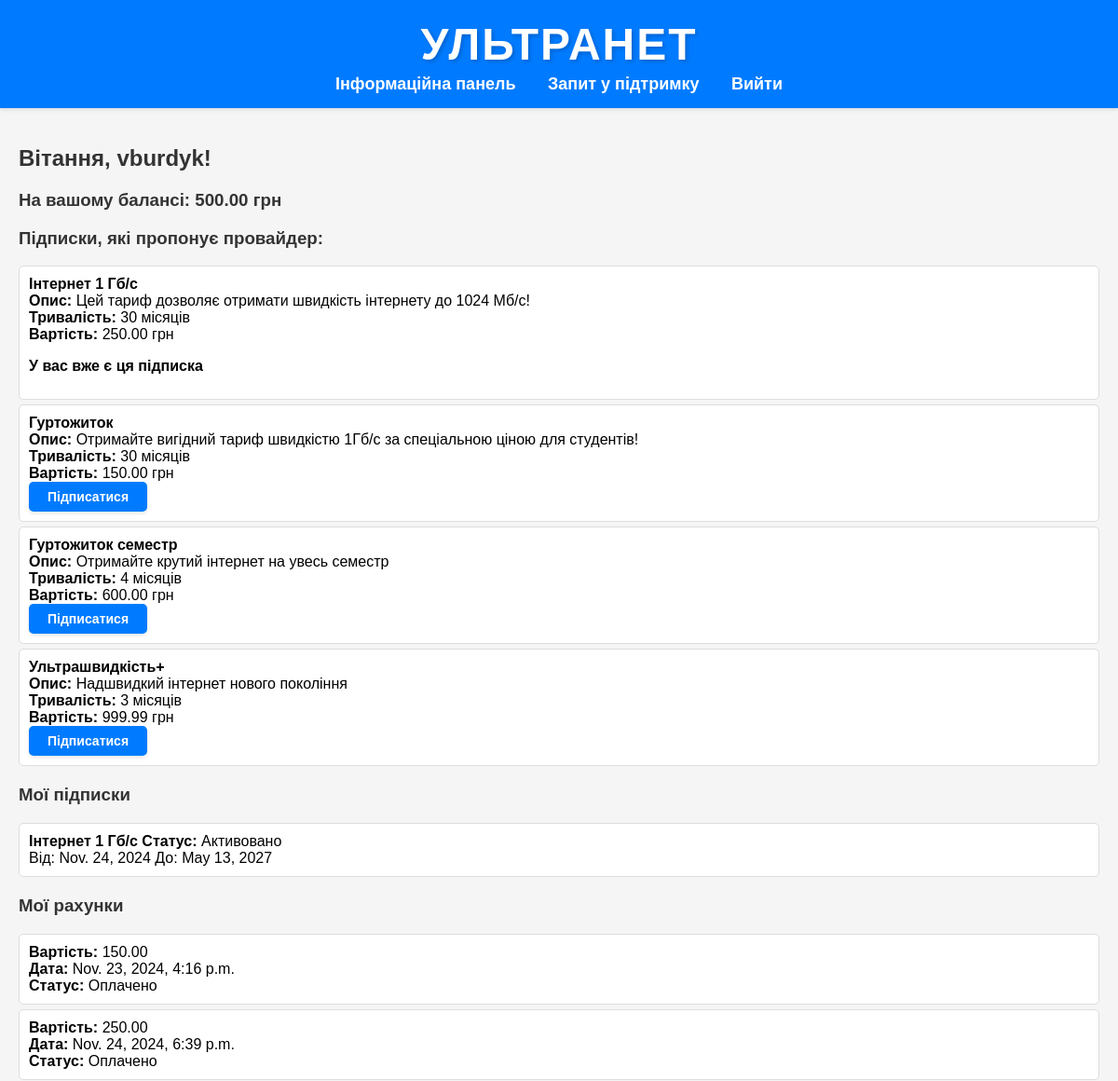
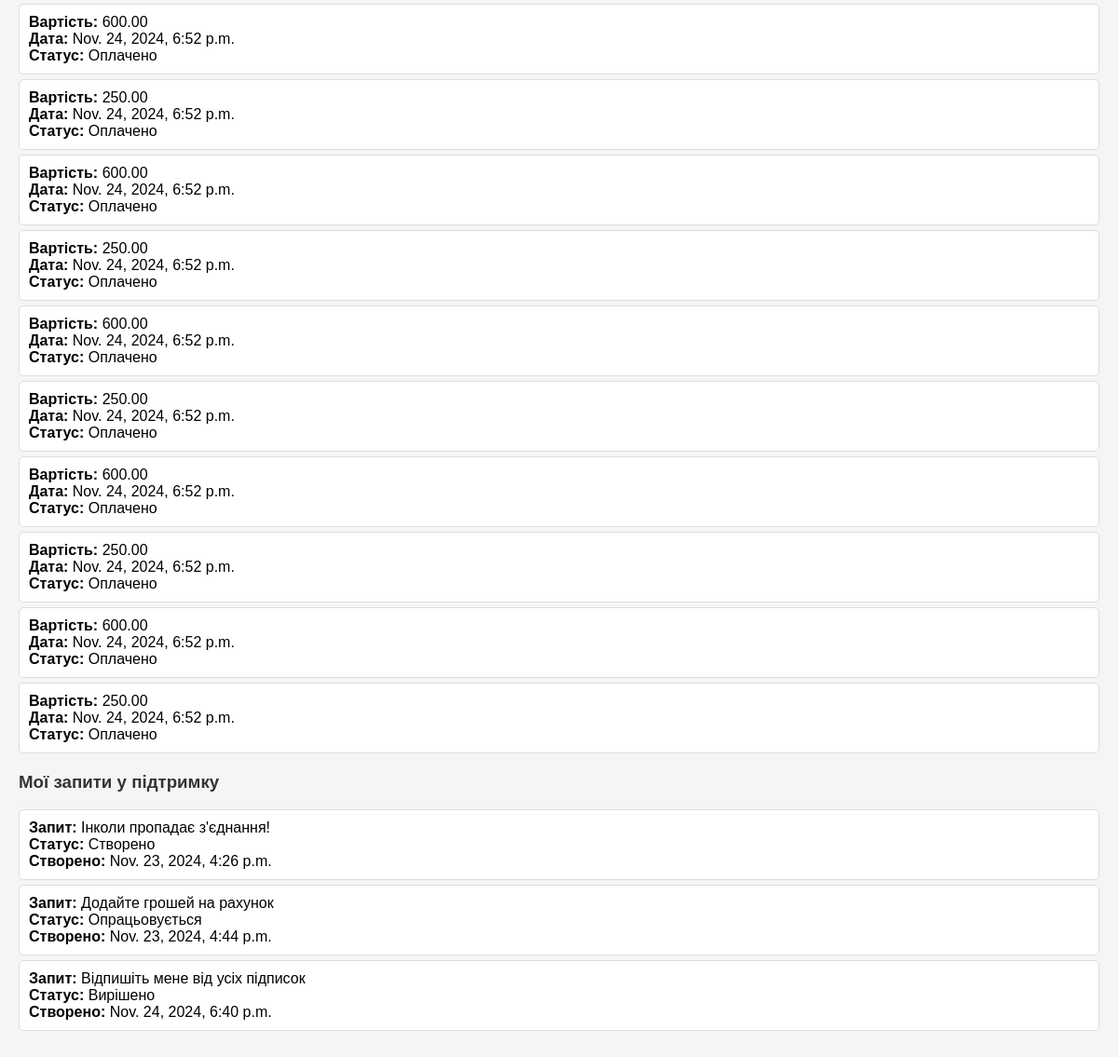
The page /provider/ (signed in) on the database its author committed (2 pictures, top to bottom).
### provider/models.py (models this page shows, shortened)
class UserBalance(models.Model):
    user = models.OneToOneField(User, on_delete=models.CASCADE)
    balance = models.DecimalField(max_digits=10, decimal_places=2, default=0.0)

class SubscriptionPlan(models.Model):
    name = models.CharField(max_length=100)
    description = models.TextField(blank=True)  # дозволяємо пустий опис
    price = models.DecimalField(max_digits=10, decimal_places=2)
    duration_months = models.IntegerField()
    date_created = models.DateTimeField(default=timezone.now)
    class Meta:
        db_table = 'subscription_plans'

class Subscription(models.Model):
    user = models.ForeignKey(
        User,
        on_delete=models.CASCADE,
        related_name="subscriptions",
        null=True,  # дозволяємо null для існуючих записів
        blank=True
    )
    plan = models.ForeignKey(
        SubscriptionPlan,
        on_delete=models.CASCADE,
        related_name="subscriptions",
        null=True,  # дозволяємо null для існуючих записів
        blank=True
    )
    start_date = models.DateField(default=timezone.now)
    end_date = models.DateField(null=True, blank=True)  # дозволяємо null
    status = models.CharField(
        max_length=20,
        choices=[
            ('Active', 'Active'),
            ('Inactive', 'Inactive'),
            ('Cancelled', 'Cancelled')
        ],
        default='Active'
    )
    date_created = models.DateTimeField(default=timezone.now)
    class Meta:
        db_table = 'subscriptions'

class Invoice(models.Model):
    user = models.ForeignKey(
        User,
        on_delete=models.CASCADE,
        related_name="invoices",
        null=True,  # дозволяємо null для існуючих записів
        blank=True
    )
    subscription = models.ForeignKey(
        Subscription,
        on_delete=models.CASCADE,
        related_name="invoices",
        null=True,  # дозволяємо null для існуючих записів
        blank=True
    )
    amount = models.DecimalField(
        max_digits=10,
        decimal_places=2,
        default=0.00  # значення за замовчуванням
    )
    due_date = models.DateField(default=timezone.now)
    paid = models.BooleanField(default=False)
    date_created = models.DateTimeField(default=timezone.now)
    class Meta:
        db_table = 'invoices'

class SupportTicket(models.Model):
    STATUS_CHOICES = [
        ('Open', 'Open'),
        ('In Progress', 'In Progress'),
        ('Resolved', 'Resolved')
    ]
    user = models.ForeignKey(
        User,
        on_delete=models.CASCADE,
        related_name="support_tickets",
        null=True,  # дозволяємо null для існуючих записів
        blank=True
    )
    issue = models.TextField(blank=True)  # дозволяємо пустий текст
    status = models.CharField(
        max_length=20,
        default='Open',
        choices=STATUS_CHOICES
    )
    date_created = models.DateTimeField(default=timezone.now)
    date_updated = models.DateTimeField(auto_now=True)
    class Meta:
        db_table = 'support_tickets'

### provider/views.py (the view)
# urls.py: path('', views.dashboard, name='dashboard'),
@login_required(login_url='login')
def dashboard(request):
    subscriptions = Subscription.objects.filter(user=request.user)
    subscription_plans = SubscriptionPlan.objects.all()
    invoices = Invoice.objects.filter(user=request.user)
    tickets = SupportTicket.objects.filter(user=request.user)
    try:
        user_balance = UserBalance.objects.get(user=request.user)
    except UserBalance.DoesNotExist:
        user_balance = None
    active_subscription_plan_id = None
    active_subscription = subscriptions.filter(status='Active').first()
    if active_subscription:
        active_subscription_plan_id = active_subscription.plan.id
    return render(request, 'dashboard.html', {
        'subscriptions': subscriptions,
        'subscriptions_plans': subscription_plans,
        'invoices': invoices,
        'tickets': tickets,
        'user_balance': user_balance,
        'active_subscription_plan_id': active_subscription_plan_id,
    })

### templates/dashboard.html (shortened to what this page needs)
{% extends 'base.html' %}
{% block content %}
    <section>
        <h2>Вітання, {{ request.user.username }}!</h2>
        <div>
            <h3>На вашому балансі: {{ user_balance.balance }} грн</h3>
        </div>
        <div class="section">
            <h3>Підписки, які пропонує провайдер:</h3>
            <ul class="list">
                {% for subscription_plan in subscriptions_plans %}
                    <li class="subscription-item">
                        <strong>{{ subscription_plan.name }}</strong><br>
                        <strong>Опис:</strong> {{ subscription_plan.description }}<br>
                        <strong>Тривалість:</strong> {{ subscription_plan.duration_months }} місяців<br>
                        <strong>Вартість:</strong> {{ subscription_plan.price }} грн<br>
                        {% if subscription_plan.id == active_subscription_plan_id %}
                            <p><strong>У вас вже є ця підписка</strong></p>
                        {% elif user.is_staff %}
                        {% else %}
                            <form action="{% url 'subscribe' plan_id=subscription_plan.id %}" method="post">
                                <button type="submit" class="btn-subscribe">Підписатися</button>
                            </form>
                        {% endif %}
                    </li>
                {% empty %}
                    <li>Підписки не знайдено.</li>
                {% endfor %}
            </ul>
        </div>
        <div class="section">
            <h3>Мої підписки</h3>
            <ul class="list">
                {% for subscription in subscriptions %}
                    <li>
                        <strong>{{ subscription.plan.name }}</strong>
                        <strong>Статус:</strong>
                        {% if subscription.status == 'Active' %}
                            Активовано
                        {% elif subscription.status == 'Inactive' %}
                            Неактивовано
                        {% elif subscription.status == 'Cancelled' %}
                            Скасовано
                        {% else %}
                            Невідомий статус
                        {% endif %}
                        <br>
                        Від: {{ subscription.start_date }} До: {{ subscription.end_date }}
                    </li>
                {% empty %}
                    <li>Підписки не знайдено.</li>
                {% endfor %}
            </ul>
        </div>
        <div class="section">
            <h3>Мої рахунки</h3>
            <ul class="list">
                {% for invoice in invoices %}
                    <li>
                        <strong>Вартість:</strong> {{ invoice.amount }}<br>
                        <strong>Дата:</strong> {{ invoice.date_created }}<br>
                        <strong>Статус:</strong> {{ invoice.paid|yesno:"Оплачено,Неоплачено" }}
                    </li>
                {% empty %}
                    <li>Рахунків не знайдено.</li>
                {% endfor %}
            </ul>
        </div>
        <div class="section">
            <h3>Мої запити у підтримку</h3>
            <ul class="list">
                {% for ticket in tickets %}
                    <li>
                        <strong>Запит:</strong> {{ ticket.issue }}<br>
                        <strong>Статус:</strong>
                        {% if ticket.status == 'Open' %}
                            Створено
                        {% elif ticket.status == 'In Progress' %}
                            Опрацьовується
                        {% elif ticket.status == 'Resolved' %}
                            Вирішено
                        {% else %}
                            Невідомий статус
                        {% endif %}
                        <br><strong>Створено:</strong> {{ ticket.date_created }}
                    </li>
                {% empty %}
                    <li>Запитів не знайдено.</li>
                {% endfor %}
            </ul>
        </div>
    </section>
{% endblock %}

### static/styles.css (style rules this page uses)
body { font-family: Arial, sans-serif; margin: 0; padding: 0; background-color: #f5f5f5; }
.section { margin-bottom: 20px; }
h2, h3 { color: #333; }
ul.list { list-style-type: none; padding: 0; }
ul.list li { background-color: #fff; border: 1px solid #ddd; margin: 5px 0; border-radius: 5px; padding: 10px; }
button { background-color: #007bff; color: white; padding: 10px 15px; border: none; border-radius: 5px; cursor: pointer; font-size: 16px; width: 100%; box-shadow: 0 2px 4px rgba(0, 0, 0, 0.1); transition: background-color 0.3s ease, transform 0.3s ease; }

### templates/dashboard.html (style rules this page uses)
.btn-subscribe { display: inline-block; padding: 8px 20px; font-size: 14px; font-weight: bold; color: #fff; background-color: #007bff; border: none; border-radius: 5px; cursor: pointer; transition: background-color 0.3s ease; }
.subscription-item { padding: 10px; margin: 10px 0; border: 1px solid #ddd; border-radius: 5px; background-color: #f9f9f9; text-align: left; }
.subscription-item form { display: inline-block; }

### rows shown on the page
UserBalance: balance "500.00"
SubscriptionPlan: name "Інтернет 1 Гб/c", description "Цей тариф дозволяє отримати швидкість інтернету до 1024 Мб/с!", duration_months "30", price "250.00", shows "У вас вже є ця підписка"
SubscriptionPlan: name "Гуртожиток", description "Отримайте вигідний тариф швидкістю 1Гб/c за спеціальною ціною для студентів!", duration_months "30", price "150.00", shows "Підписатися"
SubscriptionPlan: name "Гуртожиток семестр", description "Отримайте крутий інтернет на увесь семестр", duration_months "4", price "600.00", shows "Підписатися"
SubscriptionPlan: name "Ультрашвидкість+", description "Надшвидкий інтернет нового покоління", duration_months "3", price "999.99", shows "Підписатися"
Subscription: plan.name "Інтернет 1 Гб/c", status "Активовано", start_date "Nov. 24, 2024", end_date "May 13, 2027"
Invoice: amount "150.00", date_created "Nov. 23, 2024, 4:16 p.m.", paid "Оплачено"
Invoice: amount "250.00", date_created "Nov. 24, 2024, 6:39 p.m.", paid "Оплачено"
Invoice: amount "600.00", date_created "Nov. 24, 2024, 6:52 p.m.", paid "Оплачено"
Invoice: amount "250.00", date_created "Nov. 24, 2024, 6:52 p.m.", paid "Оплачено"
Invoice: amount "600.00", date_created "Nov. 24, 2024, 6:52 p.m.", paid "Оплачено"
Invoice: amount "250.00", date_created "Nov. 24, 2024, 6:52 p.m.", paid "Оплачено"
Invoice: amount "600.00", date_created "Nov. 24, 2024, 6:52 p.m.", paid "Оплачено"
Invoice: amount "250.00", date_created "Nov. 24, 2024, 6:52 p.m.", paid "Оплачено"
Invoice: amount "600.00", date_created "Nov. 24, 2024, 6:52 p.m.", paid "Оплачено"
Invoice: amount "250.00", date_created "Nov. 24, 2024, 6:52 p.m.", paid "Оплачено"
Invoice: amount "600.00", date_created "Nov. 24, 2024, 6:52 p.m.", paid "Оплачено"
Invoice: amount "250.00", date_created "Nov. 24, 2024, 6:52 p.m.", paid "Оплачено"
SupportTicket: issue "Інколи пропадає з'єднання!", status "Створено", date_created "Nov. 23, 2024, 4:26 p.m."
SupportTicket: issue "Додайте грошей на рахунок", status "Опрацьовується", date_created "Nov. 23, 2024, 4:44 p.m."
SupportTicket: issue "Відпишіть мене від усіх підписок", status "Вирішено", date_created "Nov. 24, 2024, 6:40 p.m."

### other values the page prints
{{ request.user.username }} "vburdyk"
